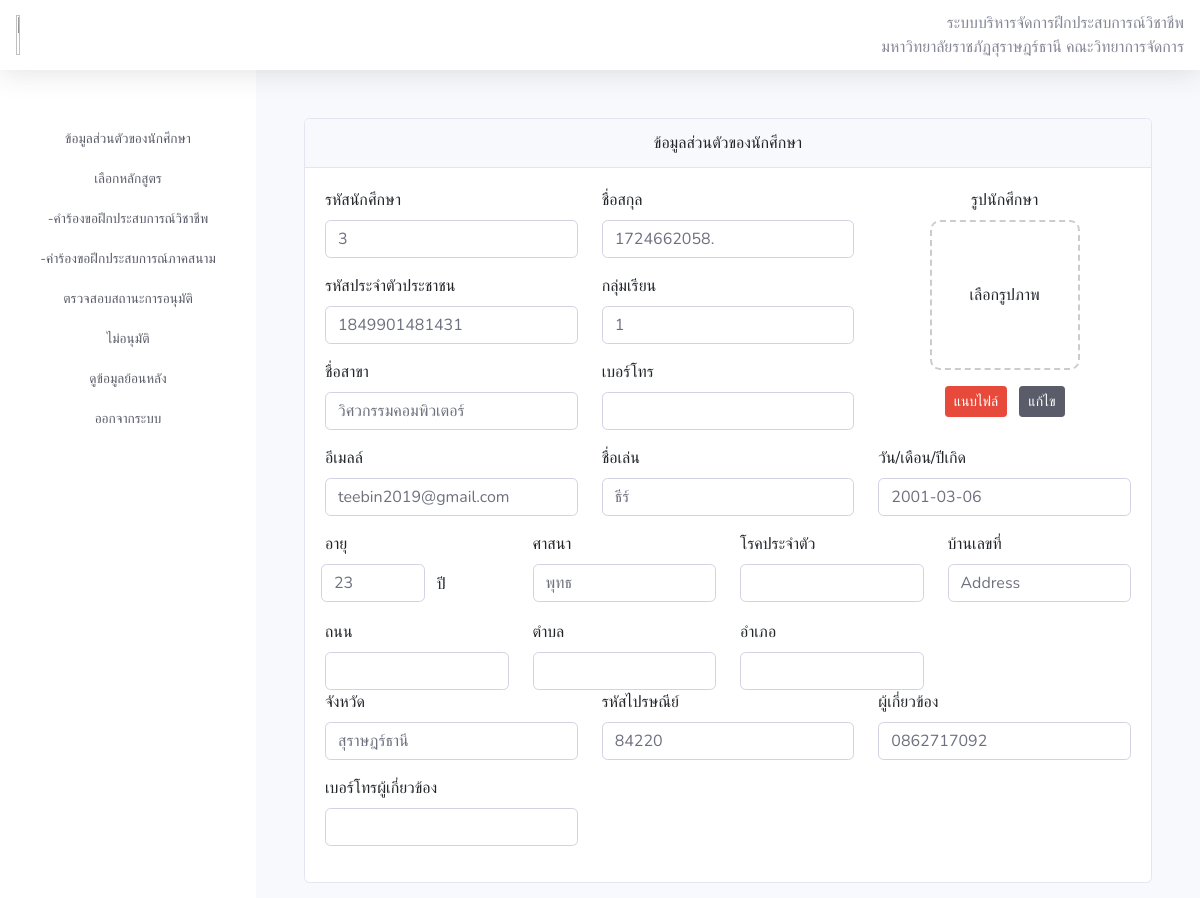
Page /students/creat.php (signed in, upper part) on the earlier database version.
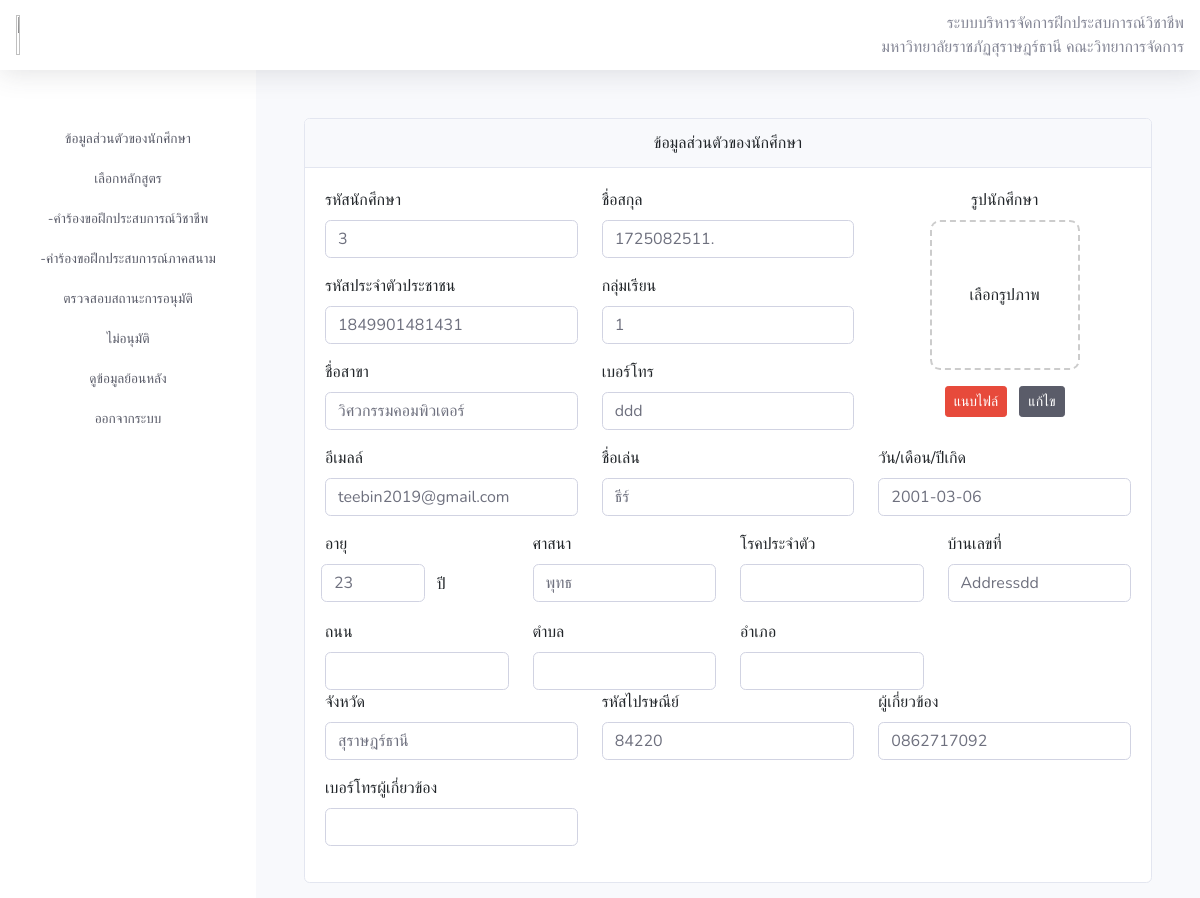
Same page on the later database version.
### tables this page shows
CREATE TABLE `users` (
  `id` int(11) NOT NULL,
  `ID_IDEN` varchar(100) DEFAULT NULL COMMENT 'รหัสประจำตัว',
  `name` varchar(30) NOT NULL COMMENT 'ชื่อ-สกุล',
  `ID_CN` varchar(13) DEFAULT NULL,
  `SG` varchar(9) DEFAULT NULL COMMENT 'กลุ่มเรียน',
  `EDUC_MAJOR` varchar(20) DEFAULT NULL COMMENT 'สาขาวิชา',
  `PN` varchar(10) DEFAULT NULL COMMENT 'เบอร์โทร',
  `email` varchar(100) NOT NULL COMMENT 'อีเมลล์',
  `NICKNAME` varchar(10) DEFAULT NULL COMMENT 'ชื่อเล่น',
  `DATE` date DEFAULT NULL COMMENT 'วันเกิด',
  `AGE` int(3) DEFAULT NULL COMMENT 'อายุ',
  `RELIGION` varchar(10) DEFAULT NULL COMMENT 'ศาสนา',
  `CD` varchar(40) DEFAULT NULL COMMENT 'รหัสบัตรประชาชน',
  `ADDRESS` varchar(100) DEFAULT NULL COMMENT 'ที่อยู่',
  `SD` varchar(5) DEFAULT NULL COMMENT 'อำเภอ',
  `PROVINCE` varchar(20) DEFAULT NULL COMMENT 'จังหวัด',
  `ZC` varchar(5) DEFAULT NULL COMMENT 'รหัสไปรสณีย์',
  `CP` varchar(30) DEFAULT NULL COMMENT 'ผู้เกี่ยวข้อง',
  `CNPN` varchar(10) DEFAULT NULL COMMENT 'เบอร์โทรศัพท์ผู้เกี่ยวข้อง',
  `EDUCNAME` varchar(20) DEFAULT NULL COMMENT 'สถานศึกษา',
  `EDUCEL` varchar(30) DEFAULT NULL COMMENT 'ระดับการศึกษา',
  `EDUCSM` varchar(30) DEFAULT NULL COMMENT 'วิชาเอก',
  `EDUCGPA` varchar(4) DEFAULT NULL COMMENT 'เกรดเฉลี่ยสะสม',
  `EDUCA` varchar(30) DEFAULT NULL COMMENT 'อาจารย์ที่ปรึกษา',
  `EDUCPN` varchar(10) DEFAULT NULL COMMENT 'เบอร์ติดต่อ',
  `password` text NOT NULL,
  `id_major` int(11) DEFAULT NULL COMMENT 'รหัสสาขา',
  `number` varchar(10) NOT NULL COMMENT 'เบอร์โทร',
  `role` set('admin','teacher','student','') NOT NULL COMMENT 'ตำแหน่ง',
  `IMAGE` text DEFAULT NULL COMMENT 'รูป'
);

### students/creat.php (the view, shortened to what this page needs)
<?php
include '../database/connect.php';
$id = $_SESSION['id'];
$sql = "SELECT * FROM `users` where id = $id";
$result = $objCon->query($sql);
$row = $result->fetch_assoc();
?>
<!DOCTYPE html>
<html lang="en">
<head>
    <link href="https://cdn.jsdelivr.net/npm/bootstrap@5.3.3/dist/css/bootstrap.min.css" rel="stylesheet" />
    <link href="../assets/vendor/fontawesome-free/css/all.min.css" rel="stylesheet" type="text/css" />
    <link href="../assets/css/sb-admin-2.min.css" rel="stylesheet" />
</head>
<body id="page-top">
    <?php include('../assets/Components/navbar.php') ?>
    <div id="wrapper">
        <?php include('../assets/Components/sidebar.php') ?>
        <div id="content-wrapper" class="d-flex flex-column">
            <div id="content">
                <div class="container-fluid mt-5">
                    <div class="container">
                        <form action="../backend/db_student/update.php" method="post" enctype="multipart/form-data">
                            <div class="card mb-3">
                                <div class="card-header text-center">
                                    ข้อมูลส่วนตัวของนักศึกษา
                                </div>
                                <div class="card-body">
                                    <div class="row ">
                                        <div class="col-md-4 mb-3">
                                            <label for="inputEmail4" class="form-label">รหัสนักศึกษา</label>
                                            <input type="text" class="form-control mb-3" id="inputEmail4" value="<?= $row['ID_IDEN'] ?? 'emtry' ?>" name="ID_IDEN">
                                            <label for="inputPassword4" class="form-label">รหัสประจำตัวประชาชน</label>
                                            <input type="text" class="form-control mb-3" id="inputPassword4" value="<?= $row['ID_CN'] ?? 'emtry' ?>" name="ID_CN">
                                            <label for="inputPassword4" class="form-label">ชื่อสาขา</label>
                                            <input type="text" class="form-control" id="inputPassword4" value="<?= $row['EDUC_MAJOR'] ?? 'ว่าง' ?>" name="EDUC_MAJOR">
                                        </div>
                                        <div class="col-md-4 ">
                                            <label for="inputPassword4" class="form-label">ชื่อสกุล</label>
                                            <input type="text" class="form-control mb-3" id="inputPassword4" value="<?= $row['name'] ?>" name="name">
                                            <label for="inputPassword4" class="form-label">กลุ่มเรียน</label>
                                            <input type="text" class="form-control mb-3" id="inputPassword4" value="<?= $row['SG'] ?>" name="SG">
                                            <label for="inputPassword4" class="form-label">เบอร์โทร</label>
                                            <input type="text" class="form-control" id="inputPassword4" value="<?= $row['PN'] ?>" name="PN">
                                        </div>
                                        <div class="col-md-4  text-center">
                                            <label for="formFile" class="form-label">รูปนักศึกษา</label>
                                            <div class="file-input-box" id="fileInputBox">
                                                <p id="uploadText">เลือกรูปภาพ</p>
                                            </div>
                                            <div class="mt-3">
                                                <a href="#" class="btn btn-danger btn-sm me-2 ">แนบไฟล์</a> <a href="#" class="btn btn-dark btn-sm">แก้ไข</a>
                                            </div>
                                        </div>
                                        <div class="col-md-4 mb-3">
                                            <label for="inputPassword4" class="form-label">อีเมลล์</label>
                                            <input type="text" class="form-control" id="inputPassword4" value="<?= $row['email'] ?>" name="email">
                                        </div>
                                        <div class="col-md-4">
                                            <label for="inputPassword4" class="form-label">ชื่อเล่น</label>
                                            <input type="text" class="form-control" id="inputPassword4" value="<?= $row['NICKNAME'] ?>" name="NICKNAME">
                                        </div>
                                        <div class="col-md-4">
                                            <label for="inputPassword4" class="form-label">วัน/เดือน/ปีเกิด</label>
                                            <input type="text" class="form-control" id="inputPassword4" value="<?= $row['DATE'] ?>" name="DATE">
                                        </div>
                                        <div class="col-md-3 test-center mb-3">
                                            <label for="inputPassword4" class="form-label">อายุ</label>
                                            <div class="row">
                                                <input type="text" class="form-control ms-2 col-sm-6 " id="inputPassword4" value="23" name="AGE">
                                                <label for="inputPassword4" class="form-label col-sm-4 mt-2">ปี</label>
                                            </div>
                                        </div>
                                        <div class="col-md-3">
                                            <label for="inputPassword4" class="form-label">ศาสนา</label>
                                            <input type="text" class="form-control" id="inputPassword4" value="<?= $row['RELIGION'] ?>" name="RELIGION">
                                        </div>
                                        <div class="col-md-3">
                                            <label for="inputPassword4" class="form-label">โรคประจำตัว</label>
                                            <input type="text" class="form-control" id="inputPassword4" value="" name="CD">
                                        </div>
                                        <div class="col-md-3 mb-3">
                                            <label for="inputPassword4" class="form-label">บ้านเลขที่</label>
                                            <input type="text" class="form-control" id="inputPassword4" value="<?= $row['ADDRESS'] ?>" name="Ban">
                                        </div>
                                        <div class="col-md-3">
                                            <label for="inputPassword4" class="form-label">ถนน</label>
                                            <input type="text" class="form-control" id="inputPassword4" name="Road">
                                        </div>
                                        <div class="col-md-3">
                                            <label for="inputPassword4" class="form-label">ตำบล</label>
                                            <input type="text" class="form-control" id="inputPassword4" name="District">
                                        </div>
                                        <div class="col-md-3">
                                            <label for="inputPassword4" class="form-label">อำเภอ</label>
                                            <input type="text" class="form-control" id="inputPassword4" name="SD">
                                        </div>
                                        <div class="col-md-4 mb-3">
                                            <label for="inputPassword4" class="form-label">จังหวัด</label>
                                            <input type="text" class="form-control" id="inputPassword4" value="<?= $row['PROVINCE'] ?>" name="PROVINCE">
                                        </div>
                                        <div class="col-md-4">
                                            <label for="inputPassword4" class="form-label">รหัสไปรษณีย์</label>
                                            <input type="text" class="form-control" id="inputPassword4" value="<?= $row['ZC'] ?>" name="ZC">
                                        </div>
                                        <div class="col-md-4">
                                            <label for="inputPassword4" class="form-label">ผู้เกี่ยวข้อง</label>
                                            <input type="text" class="form-control" id="inputPassword4" value="<?= $row['CP'] ?>" name="CP">
                                        </div>
                                        <div class="col-md-4 mb-3">
                                            <label for="inputPassword4" class="form-label">เบอร์โทรผู้เกี่ยวข้อง</label>
                                            <input type="text" class="form-control" id="inputPassword4" value="<?= $row['CNPN'] ?>" name="CNPN">
                                        </div>
                                    </div>
                                </div>
                            </div>
                        </form>
                    </div>
                </div>
            </div>
        </div>
    </div>
</body>
</html>

### assets/Components/navbar.php (shortened to what this page needs)
<nav class="navbar navbar-expand navbar-light bg-white topbar static-top shadow">
  <img src="https://upload.wikimedia.org/wikipedia/th/thumb/4/46/SRU-Logo.png/225px-SRU-Logo.png" width="3%" height="40px"  id="c-img" alt="" />
  <div class="text-end">
    <p>ระบบบริหารจัดการฝึกประสบการณ์วิชาชีพ</p>
    <p>มหาวิทยาลัยราชภัฏสุราษฎร์ธานี คณะวิทยาการจัดการ</p>
  </div>
</nav>

### assets/Components/sidebar.php (shortened to what this page needs)
<ul class="navbar-nav bg-gradient-primary sidebar sidebar-dark accordion" id="accordionSidebar">
    <div class="mt-5 text-center">
        <?php if (empty($_SESSION['role'] ?? '')) : ?>
            <li class="nav-link nav-item">
                <a class=" text-dark" href="home.php">
                    <span>หน้าแรก</span></a>
            </li>
            <li class="nav-link nav-item">
                <a class=" text-dark" href="login.php">
                    <span>เข้าสู่ระบบ</span></a>
            </li>
            <li class="nav-link nav-item">
                <a class=" text-dark" href="chage_password.php">
                    <span>เปลี่ยนรหัสผ่าน</span></a>
            </li>
            <li class="nav-link nav-item">
                <a class=" text-dark" href="forget_password.php">
                    <span>ลืมรหัสผ่าน</span></a>
            </li>
        <?php elseif (($_SESSION['role']  == 'student')) : ?>
            <li class="nav-item">
                <a class="nav-link text-dark" href="/project1/students/creat.php">
                    <span>ข้อมูลส่วนตัวของนักศึกษา</span></a>
            </li>
            <li class="nav-item">
                <a class="nav-link text-dark" href="/project1/students/select.php">
                    <span>เลือกหลักสูตร</span></a>
            </li>
            <li class="nav-item">
                <a class="nav-link text-dark" href="/project1/students/profession.php">
                    <span>-คำร้องขอฝึกประสบการณ์วิชาชีพ</span></a>
            </li>
            <li class="nav-item">
                <a class="nav-link text-dark" href="/project1/students/field.php">
                    <span>-คำร้องขอฝึกประสบการณ์ภาคสนาม</span></a>
            </li>
            <li class="nav-item">
                <a class="nav-link text-dark" href="/project1/students/approve.php">
                    <span>ตรวจสอบสถานะการอนุมัติ</span></a>
            </li>
            <li class="nav-item">
                <a class="nav-link text-dark" href="/project1/students/no_approve.php">
                    <span>ไม่อนุมัติ</span></a>
            </li>
            <li class="nav-item">
                <a class="nav-link text-dark" href="/project1/students/undo.php">
                    <span>ดูข้อมูลย้อนหลัง</span></a>
            </li>
            <li class="nav-item">
                <a class="nav-link text-dark" href="/../project1/backend/logout.php">
                    <span>ออกจากระบบ</span></a>
            </li>
        <?php endif; ?>
    </div>
</ul>

### students/creat.php (style rules this page uses)
.file-input-box { border: 2px dashed #ccc; border-radius: 10px; padding: 10px; text-align: center; cursor: pointer; width: 150px; height: 150px; display: flex; align-items: center; justify-content: center; margin: 0 auto; }

Differences in the rows shown:
changed users "วิศวกรรมคอมพิวเตอร์": name "1724662058." → "1725082511."; PN (not shown) → "ddd"; Ban "Address" → "Addressdd"
